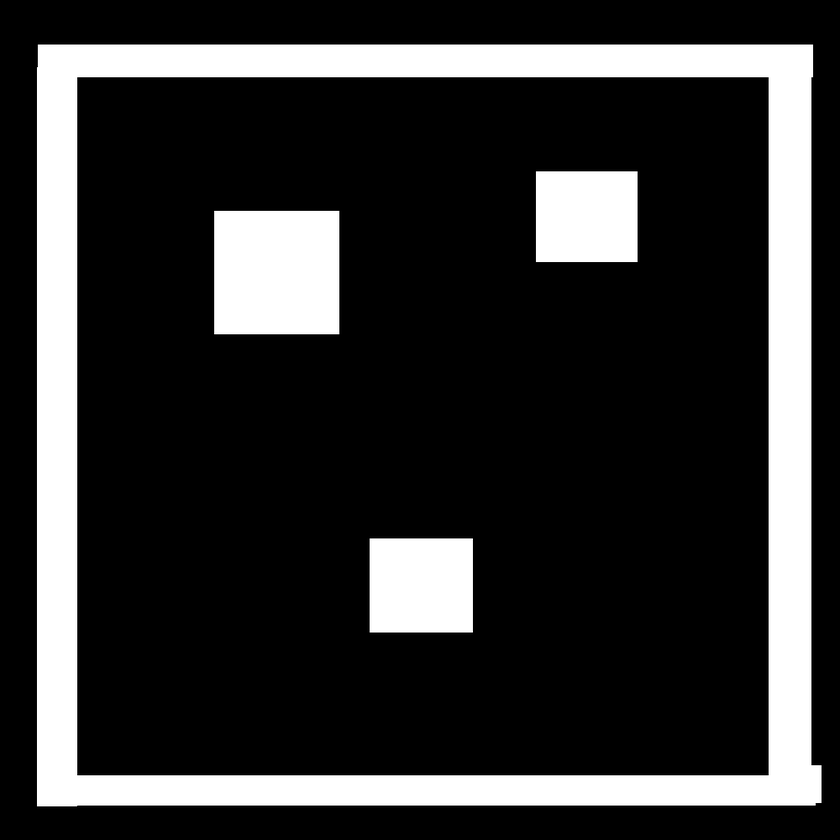
#> input picture map.png, 840 x 840 px, shrunk from 1000 x 1000 before the run
$ python main.backup.py
#> lines starting #> are read from the running program, lines starting #| are printed output that depends on the picture
import cv2 as cv
import numpy as np
import random
import math


def find_first(arr):
    for idx, i in enumerate(arr):
        if i > 0:
            return idx
    return None

# Check 300 ahead in direction angle, return
def sample_at(map, pos, angle):
    range = 300
    x = pos[1]
    y = pos[0]
    width = map.shape[1]
    height = map.shape[0]
    if angle == 0:
        return find_first(map[y][x:min(x + range, width)])
    elif angle == 1:
        return find_first(np.transpose(map)[x][y:min(y + range, height)])
    elif angle == 2:
        #return find_first(map[y][x:max(x - range, 0):-1])
        return find_first(reversed(map[y][max(x - range, 0):x]))
    elif angle == 3:
        # return find_first(np.transpose(map)[x][y:max(y - range, 0):-1])
        return find_first(reversed(np.transpose(map)[x][max(y - range, 0):y]))
    return None

def scan_at(map, result, pos, angle):
    dist = sample_at(map, pos, angle)
    if dist is not None:
        a = float(angle) * (math.pi/2.0)
        wall_pos = (
            int(pos[0] + math.sin(a) * dist),
            int(pos[1] + math.cos(a) * dist)
        )
        if wall_pos[0] >= 0 and wall_pos[0] < result.shape[0] and \
           wall_pos[1] >= 0 and wall_pos[1] < result.shape[1]:
            result[wall_pos[0]][wall_pos[1]] = 255
            return wall_pos

    return None

def scan_random(map, result):
    point_ok = False
    point = None
    angle = None
    while not point_ok:
        point = (random.randrange(0, map.shape[0]), random.randrange(0, map.shape[0]),)
        # angle = random.random() * (2*math.pi)
        angle = random.randrange(0, 4)

        if map[point[0]][point[1]] == 0:
            point_ok = True

    wall = scan_at(map, result, point, angle)

    return point, wall

def xy(yx):
    return (yx[1], yx[0])

def move(point, dir, shape, speed):
    res = point
    if dir == 0:
        res = (point[0], point[1] + speed)
    elif dir == 1:
        res = (point[0] + speed, point[1])
    elif dir == 2:
        res = (point[0], point[1] - speed)
    elif dir == 3:
        res = (point[0] - speed, point[1])

    res = (
        min(max(res[0], 0), shape[0]),
        min(max(res[1], 0), shape[1]),
    )

    return res

def should_turn(val):
    return val is not None and val < 10


map = cv.imread('map.png', cv.IMREAD_GRAYSCALE)
#> map is the input picture: shape (840, 840); min 0, max 255, mean 51.2
result = np.zeros(map.shape)


point = (153, 170)
dir = 0
speed = 10

while True:
    # Gen new point
    new_point = move(point, dir, map.shape, speed)
#> new_point = (153, 180)
    while should_turn(sample_at(map, new_point, dir)) or random.randrange(0, 1000) < 10:
#> in sample_at, `range = 300`: range = 300
#> in sample_at, `x = pos[1]`: x = 180
#> in sample_at, `y = pos[0]`: y = 153
#> in sample_at, `width = map.shape[1]`: width = 840
        dir = random.randrange(0, 4)
        new_point = move(point, dir, map.shape, speed)
#> this loop made 0 passes
    point = new_point
#> point = (153, 180)

    # Render entity and trace beams
    walls = []
    for idx in range(0, 4):
        w = scan_at(map, result, point, idx)
        if w:
            walls.append(w)
#> this loop made 4 passes
#> (dist in scan_at, w) on passes 3 to 4: (100, (153, 80)), (73, (80, 180))
#> after the loop, walls = [(153, 80), (80, 180)]
    # point, wall = scan_random(map, result)
    res2 = np.stack((result,)*3, -1)

    # if wall is not None:
    for wall in walls:
        cv.line(res2, xy(point), xy(wall), (0, 255, 0), 2)
#> this loop made 2 passes
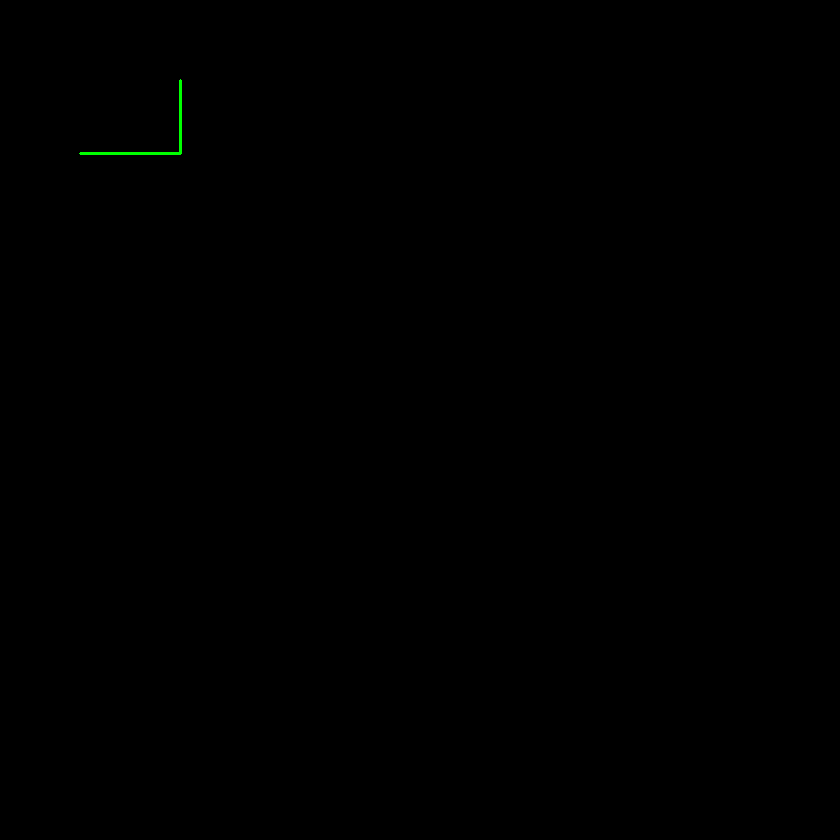
#> res2: shape (840, 840, 3) float64; mean of channels 0, 1, 2 0, 0.2, 0; drawn as B, G, R
    cv.circle(res2, xy(point), 5, (255, 0, 0), -1)

    #  cv.imshow('map', map)
    cv.imshow('result', res2)
    if cv.waitKey(1) & 0xFF == ord('q'):
#> (key q is pressed here)
        break
